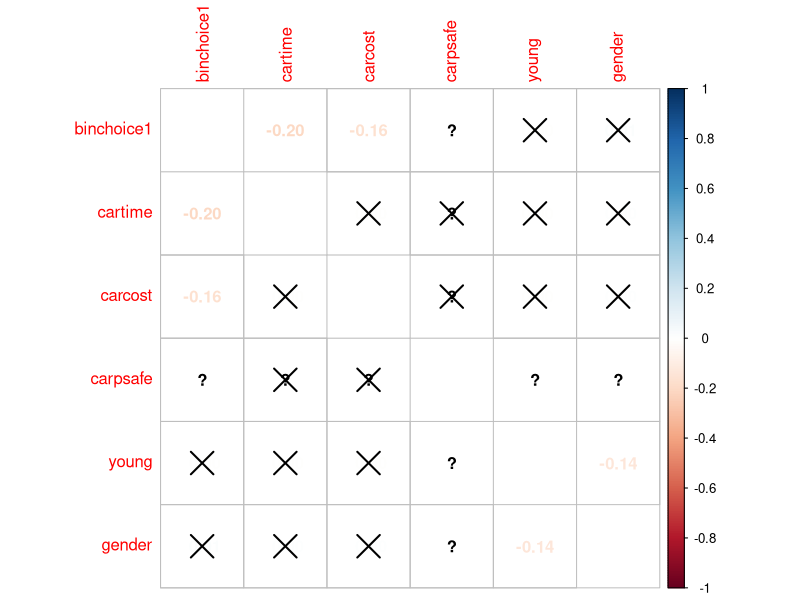

Here is the R script that generated this plot: (Note: this script raises an error after producing the figure.)
# author: ptzouras

library(corrplot)
library(ggplot2)
library(ggpubr)
library(psych)
library(RColorBrewer)
library(scales)  

data1<-read.csv2("datasets/choice_dataset_perceived_choices.csv", header=T,dec=".",sep=",")

corr<-function(df, x){ # plot correlation table funntion
  corel = df
  M = cor(corel)
  testRes=cor.mtest(corel, conf.level=x)
  corrplot(M, method = 'number', p.mat = testRes$p, sig.level = 1-x, diag=FALSE)} 

corr(subset(data1, select=c(binchoice1, cartime, carcost, carpsafe, young, gender)), 0.95)
corr(subset(data1, select=c(binchoice2, acttime, ebikecost, ebikepsafe, young, gender)), 0.95)
corr(subset(data1, select=c(binchoice3, acttime, escootcost, escootpsafe, young, gender)), 0.95)
corr(subset(data1, select=c(binchoice4, acttime, walkpsafe, young, gender)), 0.95)

# descriptive statistics related with sociodemographic characteristics...
summary(as.factor(subset(data1, gender==1)$binchoice1)) # male who select car
summary(as.factor(subset(data1, gender==1)$binchoice2)) # male who select ebike
summary(as.factor(subset(data1, gender==1)$binchoice3)) # male who select e-scoot
summary(as.factor(subset(data1, gender==1)$binchoice4)) # male who select walk

summary(as.factor(subset(data1, gender==0)$binchoice1)) # female who select car
summary(as.factor(subset(data1, gender==0)$binchoice2)) # female who select ebike
summary(as.factor(subset(data1, gender==0)$binchoice3)) # female who select e-scoot
summary(as.factor(subset(data1, gender==0)$binchoice4)) # female whoi select walk

summary(as.factor(subset(data1, young==1)$binchoice1)) # young who select car
summary(as.factor(subset(data1, young==1)$binchoice2)) # young who select ebike
summary(as.factor(subset(data1, young==1)$binchoice3)) # young who select e-scoot
summary(as.factor(subset(data1, young==1)$binchoice4)) # young who select walk

summary(as.factor(subset(data1, young==0)$binchoice1)) # not young who select car
summary(as.factor(subset(data1, young==0)$binchoice2)) # not young who select ebike
summary(as.factor(subset(data1, young==0)$binchoice3)) # not young who select e-scoot
summary(as.factor(subset(data1, young==0)$binchoice4)) # not young who select walk


hist_choices <- function(df, fi, x, tit){
  p<-ggplot(df, aes(fill = factor({{fi}}), x = factor({{x}}))) + 
    geom_bar(stat = "count", position = "fill") + 
    scale_fill_brewer(palette = 'Set1', name = "Choice", 
                      labels = c('0: not use', '1: use')) +
    scale_x_discrete(name =tit) +
    scale_y_continuous(name ="Percentage of responces (%)", 
                       labels = function(x) paste0(x*100, "%")) + theme_bw() + coord_flip() +
    geom_text(aes(label = scales::percent(..count../tapply(..count.., ..x.. ,sum)[..x..], accuracy = 0.1)),
              position = position_fill(vjust = 0.5),
              stat = "count")
  return(p)}

# car
p1<-hist_choices(data1, binchoice1, cartime, 'Travel time in minutes') + ggtitle('car')
p2<-hist_choices(data1, binchoice1, carcost, 'Trip cost in euros') + ggtitle('car')
p3<-hist_choices(data1, binchoice1, carpsafe, 'Perceived Safety level') + ggtitle('car')

# ebike
p4<-hist_choices(data1, binchoice2, acttime, 'Travel time in minutes') + ggtitle('e-bike')
p5<-hist_choices(data1, binchoice2, ebikecost, 'Trip cost in euros') + ggtitle('e-bike')
p6<-hist_choices(data1, binchoice2, ebikepsafe, 'Perceived Safety level') + ggtitle('e-bike')

# escooter
p7<-hist_choices(data1, binchoice3, round((20/15) * acttime, digits = 0), 'Travel time in minutes') + ggtitle('e-scooter')
p8<-hist_choices(data1, binchoice3, escootcost, 'Trip cost in euros') + ggtitle('e-scooter')
p9<-hist_choices(data1, binchoice3, escootpsafe, 'Perceived Safety level') + ggtitle('e-scooter')

# walk
p10<-hist_choices(data1, binchoice4, (20/5)*acttime, 'Travel time in minutes') + ggtitle('walk')
p11<-ggplot()+geom_blank() + theme_bw()
p12<-hist_choices(data1, binchoice4, walkpsafe, 'Perceived Safety level') + ggtitle('walk')

ggarrange(p1, p2, p3,
          p4, p5, p6, 
          p7, p8, p9,
          p10, p11, p12, ncol = 3, nrow = 4, common.legend = TRUE, legend = 'bottom')

